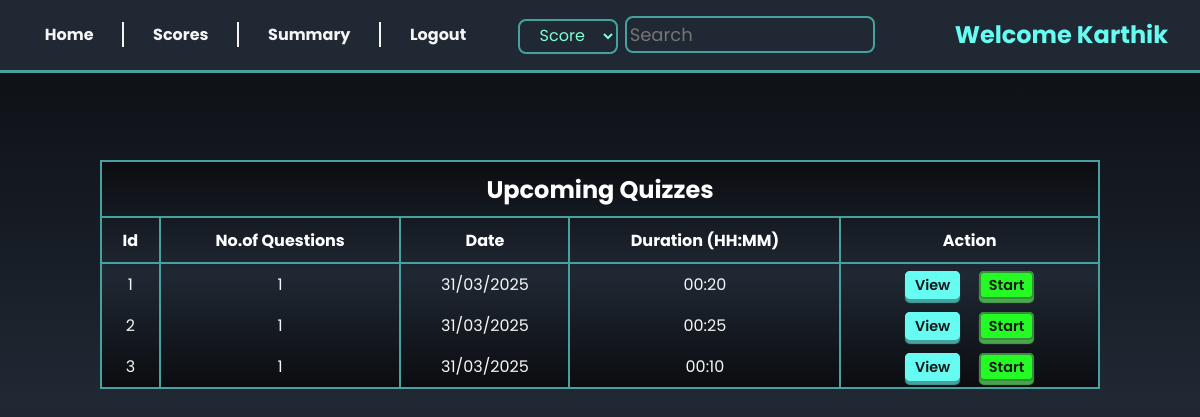
Page /user_dashboard (signed in) on the committed database.
### models/models.py (models this page shows, shortened)
class User(db.Model):
  id = db.Column(db.Integer, primary_key=True, nullable=False)
  email = db.Column(db.String(50), unique=True, nullable=False)
  hashed_password = db.Column(db.String(), nullable=False)
  fullname = db.Column(db.String(50), nullable=False)
  dob = db.Column(db.Date(), nullable = False)
  qualification = db.Column(db.String(50), nullable=False)
  is_admin = db.Column(db.Boolean, default=False)
  scores = db.relationship('Scores', backref='user', cascade="all, delete-orphan")

class Quiz(db.Model):
  id = db.Column(db.Integer, primary_key=True, nullable= False)
  chapter_id = db.Column(db.Integer, db.ForeignKey('chapter.id'), nullable=False)
  date_of_quiz = db.Column(db.Date(), nullable=False)
  time_duration = db.Column(db.Integer(), nullable=False)
  scores = db.relationship('Scores', backref='quiz', cascade="all, delete-orphan")
  questions = db.relationship('Question', backref = 'quiz', cascade = "all, delete-orphan")

### controllers/routes.py (the view)
@app.route('/user_dashboard')
@login_required
def user_dashboard():
    name = session.get('name')
    quizes = Quiz.query.all()
    current_date = datetime.now().date()
    return render_template('user_dashboard.html', name = name, quizes = quizes,current_date = current_date)

### controllers/routes.py (called while the page is built)
def login_required(func):
    @wraps(func)
    def inner():
        email = session.get('email')
        if not email:
            flash('Please login first!!', 'warning')
            return redirect(url_for('login'))
        user = User.query.filter_by(email=email, is_admin=False).first()
        if not user:
            flash('User not found.Please login first!!', 'warning')
            return redirect(url_for('login'))
        return func()
    return inner

### templates/user_dashboard.html (shortened to what this page needs)
{% extends 'base.html' %}
{% block content %}
<div class="admin-container">
    {% include 'user_nav.html'   %}
    <div class="quiz-list">
        {% if quizes %}
        <table style="min-width: 1000px; margin: auto;">
            <thead>
                <tr>
                    <th colspan="5"><h2>Upcoming Quizzes</h2></th>
                </tr>
                <tr>
                    <th>Id</th>
                    <th>No.of Questions</th>
                    <th>Date</th>
                    <th>Duration (HH:MM)</th>
                    <th>Action</th>
                </tr>
            </thead>
            <tbody>
                {% for quiz in quizes %}
                <tr >
                    <td>{{quiz.id}}</td>
                    <td>{{quiz.questions | length}}</td>
                    <td style=" border-right: 2px solid var(--box-shadow);">{{ quiz.date_of_quiz.strftime("%d/%m/%Y") }}</td>
                    <td style=" border-right: 2px solid var(--box-shadow);">
                        {{quiz.time_duration}}</td>
                    {% if quiz.date_of_quiz >= current_date %}
                    <td>
                        <a href="/quiz_detail/{{quiz.id}}" class="button" style="display: inline; padding: 2px 8px;">View</a>
                        <a class="button green" href="{{ url_for('start_quiz', quiz_id = quiz.id ) }}" style="display: inline;padding: 2px 8px;" >Start</a>
                    </td>
                    {% else %}
                        <td><h3 style="color: burlywood;">Expired</h3></td>
                    {% endif %}
                </tr>
                {% endfor %}
            </tbody>
        </table>
        {% else %}
        <h1>No Quizzes found</h1>
        {% endif %}
    </div>
{% endblock %}

### templates/user_nav.html (shortened to what this page needs)
<nav>
    <div class="navigation">
        <ul>
            <li><a  href="{{ url_for('user_dashboard' ) }}">Home</a></li>
            <li><a  href="{{ url_for('scores' ) }}">Scores</a></li>
            <li><a  href="{{ url_for('user_summary' ) }}">Summary</a></li>
            <li><a  href="{{ url_for('logout') }}">Logout</a></li>
        </ul>
    </div>
    <div class="search-greeting">
        <form method="get" action="/searched">
            <select name="category" style="width: 100px;margin-right:3px ;font-size: 1em;
            border: 2px solid var(--box-shadow); height: 35px; border-radius: 8px;">
            <option value="Score">Score</option>
        </select>
            <input type="text" name="query" placeholder="Search" style="padding: 3px; font-size: large;">
        </form>
        <h2>Welcome {{name}}</h2>
    </div>
</nav>

### static/styles.css (style rules this page uses)
* { padding: 0; margin: 0; outline: 0; list-style: none; text-decoration: none; font-family: 'Poppins', 'system-ui'; box-sizing: border-box; }
:root { --accent-color:#66fcf1; --box-shadow :#45a29e; --text-color :whitesmoke; --light-shade :#1f2833; --dark-shade :#181818; --background: linear-gradient(#0b0c10,#1f2833,#0b0c10); }
body { overflow-x: hidden; width: 100vw; height: 100vh; background:var(--background); background-repeat: no-repeat; background-size: cover; background-attachment: fixed; display: flex; justify-content: center; align-items: center; color: var(--text-color); }
.button { border:2px solid var(--accent-color); cursor: pointer; box-shadow: 0 6px 1px var(--box-shadow); transition: all 250ms ease; border-radius: 5px; background-color: var(--accent-color); color: var(--dark-shade); font-size: 0.9em; font-weight: 500; }
a { color: var(--text-color); text-align: center; padding: 0.8em; margin-top: 1.5em; }

### rows in the picture
User: fullname "Karthik"
Quiz: id "1", questions|length "1", date_of_quiz "31/03/2025", time_duration "00:20"
Quiz: id "2", questions|length "1", date_of_quiz "31/03/2025", time_duration "00:25"
Quiz: id "3", questions|length "1", date_of_quiz "31/03/2025", time_duration "00:10"
